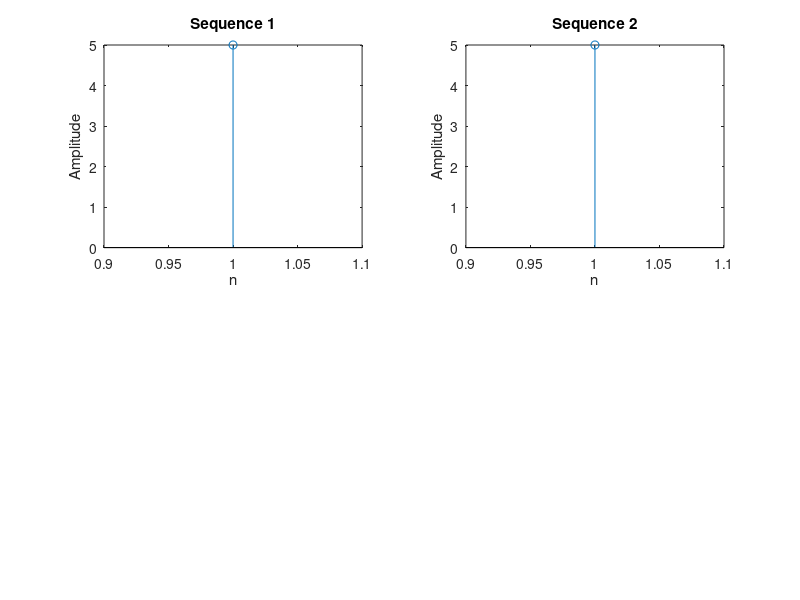

The MATLAB source for this figure: (Note: this script raises an error after producing the figure.)
clc;
clear all;
close all;

x1 = input('Enter sequence 1:');

x2 = input('Enter Sequence 2:');

subplot(2, 2, 1);
stem(x1);
xlabel("n");
ylabel("Amplitude");
title("Sequence 1");
hold on;

subplot(2, 2, 2);
stem(x2);
xlabel("n");
ylabel("Amplitude");
title("Sequence 2");
hold on;

y1 = xcorr(x1, x1);
subplot(2, 2, 3);
stem(y1);
xlabel("n");
ylabel("Amplitude");
title("Auto-Correlation");
hold on;

y2 = xcorr(x1, x2);
subplot(2, 2, 4);
stem(y2);
xlabel("n");
ylabel("Amplitude");
title("Cross-Correlation");
hold on;